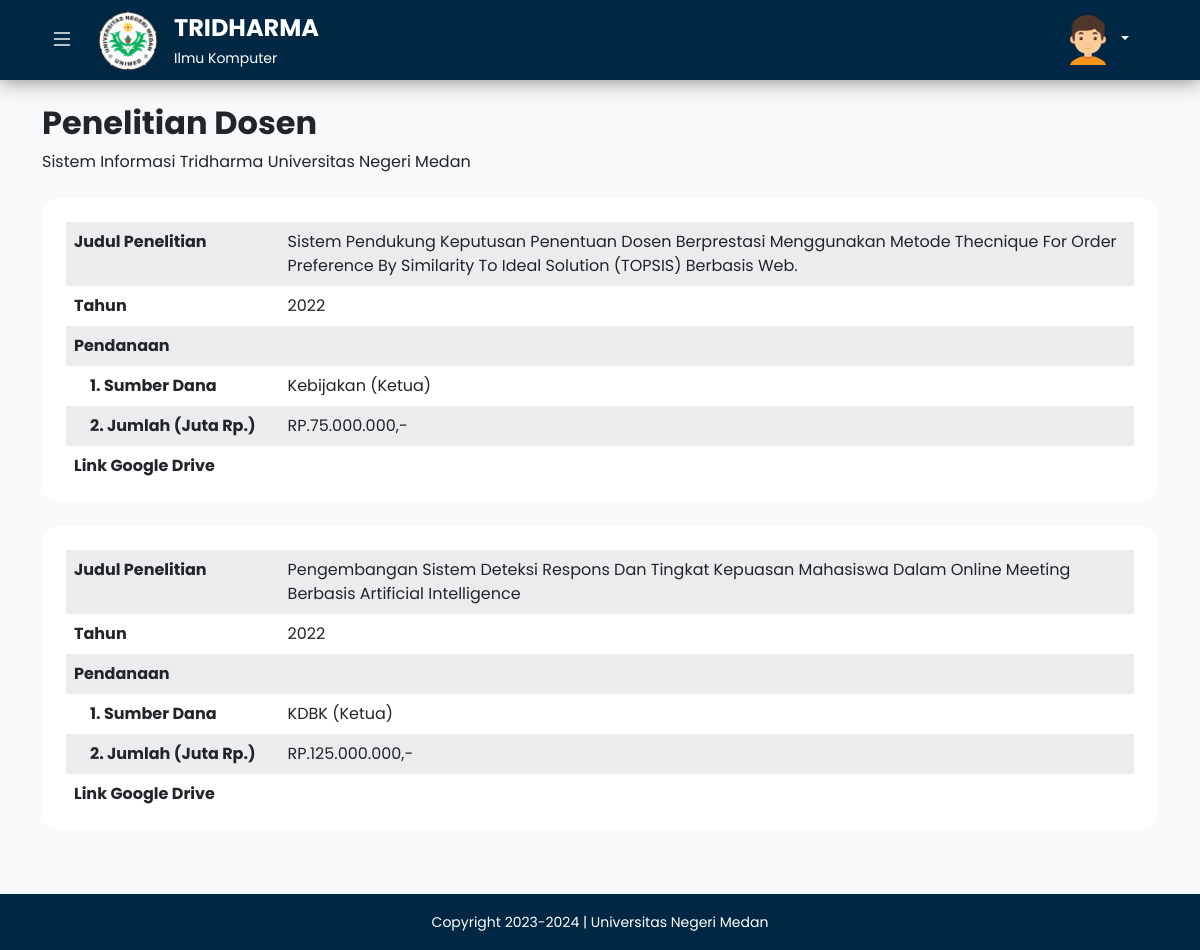
Page /penelitian.php (signed in) on the committed database.
### tables this page shows
CREATE TABLE `tb_penelitian` (
  `id_penelitian` int NOT NULL,
  `judul_penelitian` varchar(255) DEFAULT NULL,
  `tahun` int DEFAULT NULL,
  `sumber_dana` varchar(50) DEFAULT NULL,
  `nominal_dana` float DEFAULT NULL,
  `link_file` varchar(255) DEFAULT NULL,
  `id_dosen` int NOT NULL
);

### penelitian.php (the view, shortened to what this page needs)
<?php
include('./config/functions/dosen/functionAuth.php');
$result2 = mysqli_query($conn, "SELECT * FROM tb_penelitian WHERE id_dosen = $_SESSION[id_dosen]");
?>
<!DOCTYPE html>
<html lang="en">
  <head>
    <?php include ('./app/layouts/link.php'); ?>
  </head>
  <body>
    <div class="wrapper-content">
      <?php include ('./app/layouts/navbar.php'); ?>
      <main>
        <div class="main-wrapper d-flex">
          <section class="main-content w-100 bg-light">
            <div class="container py-3">
              <div
                class="row welcome py-2 mb-2 mb-lg-3 rounded-4 justify-content-center"
              >
                <div class="col-11 col-lg-12 welcome-text">
                  <h2 class="fw-bold">Penelitian Dosen</h2>
                  <p class="m-0">
                    Sistem Informasi Tridharma Universitas Negeri Medan
                  </p>
                </div>
              </div>
              <div class="row penelitian-dosen justify-content-center mb-4">
                <div class="col-lg-12">
                    <?php while ($data = mysqli_fetch_array($result2)) { ?>
                  <div class="penelitian-wrapper mb-4">
                    <div class="wrapper-body rounded-4 p-4 pb-0 ">
                      <row class="row align-items-center">
                        <div class="col-lg-12">
                          <div class="table-responsive">
                            <table class="table table-striped table-borderless">
                              <tbody>
                                <tr>
                                  <th width="20%">Judul Penelitian</th>
                                  <td>
                                    <?= $data['judul_penelitian']; ?>
                                  </td>
                                </tr>
                                <tr>
                                  <th>Tahun</th>
                                  <td><?= $data['tahun']; ?></td>
                                </tr>
                                <tr>
                                  <th>Pendanaan</th>
                                  <td></td>
                                </tr>
                                <tr>
                                  <th class="ps-4">1. Sumber Dana</th>
                                  <td><?= $data['sumber_dana']; ?></td>
                                </tr>
                                <tr>
                                  <th class="ps-4">2. Jumlah (Juta Rp.)</th>
                                  <td>RP.<?= number_format($data["nominal_dana"], 0, ".", "."); ?>,-</td>
                                </tr>
                                <tr>
                                  <th>Link Google Drive</th>
                                  <td>
                                  </td>
                                </tr>
                              </tbody>
                            </table>
                          </div>
                        </div>
                      </row>
                    </div>
                  </div>
                        <?php } ?>
                </div>
              </div>
            </div>
          </section>
        </div>
      </main>
      <?php include ('./app/layouts/footer.php'); ?>
    </div>
  </body>
</html>

### app/assets/css/style.css (style rules this page uses)
* { margin: 0; padding: 0; box-sizing: border-box; font-family: "Poppins", sans-serif; }
.main-wrapper { position: relative; }
.main-wrapper .main-content { min-height: 100vh; }
.table-striped > tbody > tr:nth-child(odd) > td, .table-striped > tbody > tr:nth-child(odd) > th { background-color: #f8f9fa !important; }
.penelitian-dosen .penelitian-wrapper .wrapper-body { background-color: #fff; }

### rows in the picture
tb_penelitian: judul_penelitian "Sistem Pendukung Keputusan Penentuan Dosen Berprestasi Menggunakan Metode Thecnique For Order Preference By Similarity To Ideal Solution (TOPSIS) Berbasis Web.", tahun "2022", sumber_dana "Kebijakan (Ketua)", nominal_dana "75.000.000"
tb_penelitian: judul_penelitian "Pengembangan Sistem Deteksi Respons Dan Tingkat Kepuasan Mahasiswa Dalam Online Meeting Berbasis Artificial Intelligence", tahun "2022", sumber_dana "KDBK (Ketua)", nominal_dana "125.000.000"
